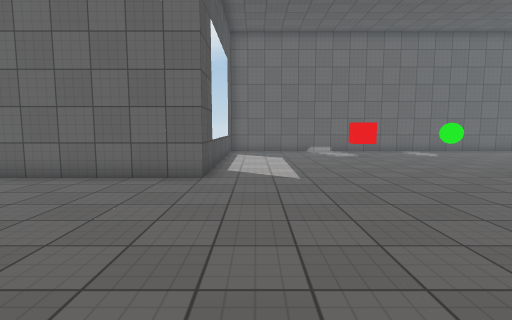
view 1 (above)

16 first-person views from a walk through a 3-D level made in the Unity game engine. The camera is 1.4 m above the floor, tilts 6° down and sees 80° across. The floor is counted in squares, 1 m on a side. Each view is taken from the middle of a square. On the plan, view 1 faces up. The plan holds only what a view shows up to about 14 squares ahead; the rest is blank. The player is left out. Surface patterns are stand-ins for the level's own textures.

view 2
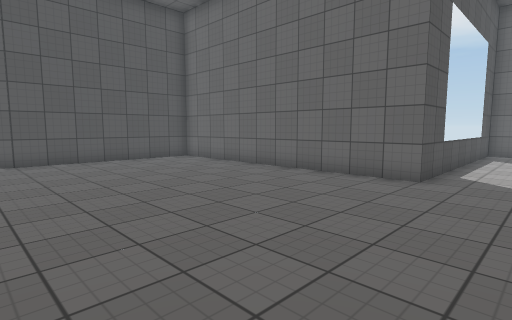

view 3
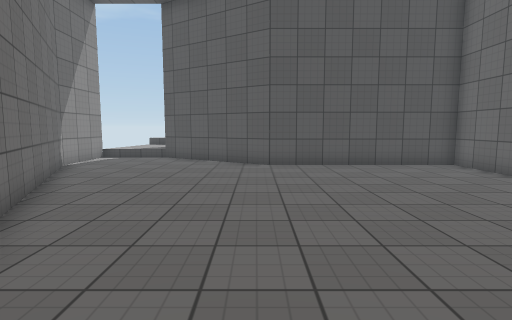

view 4
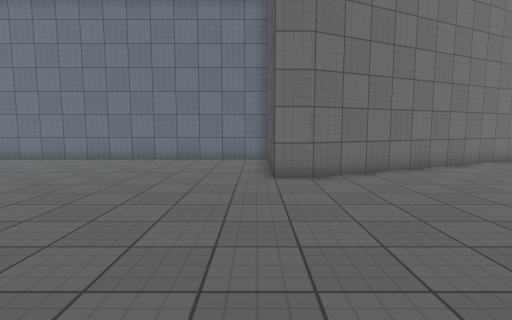

view 5
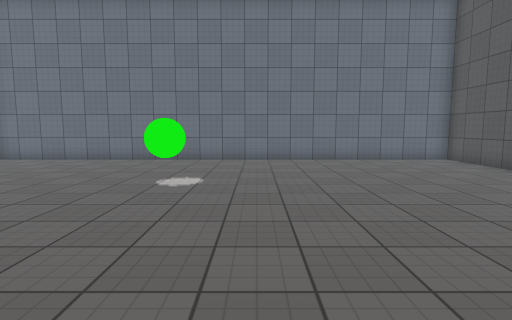

view 6
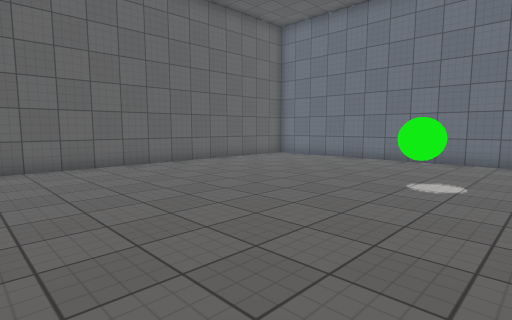

view 7
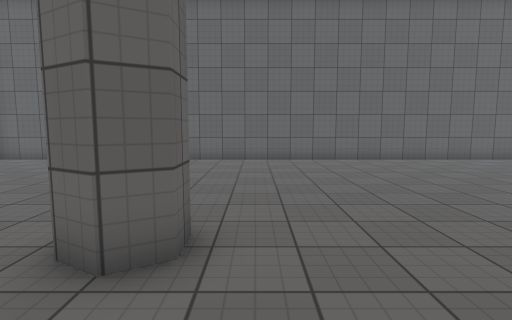

view 8
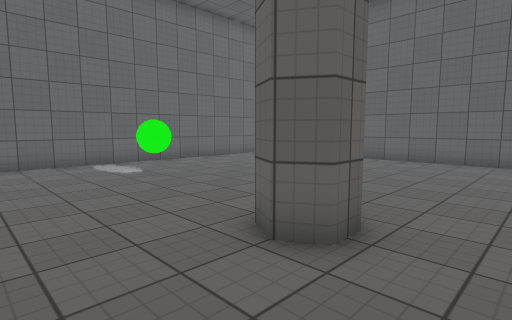

view 9
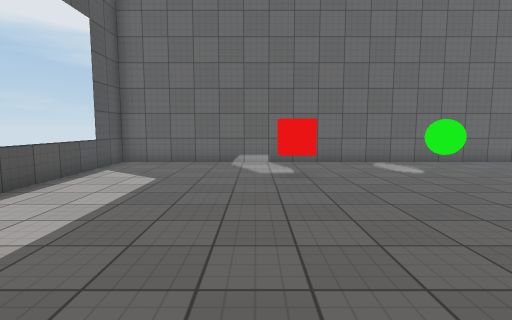

view 10
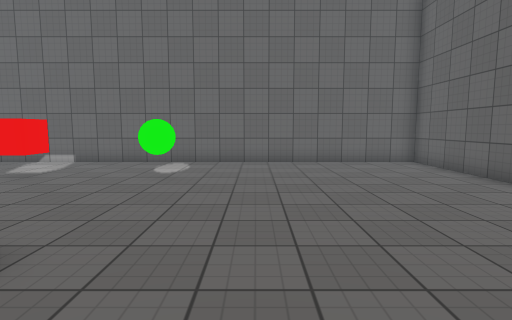

view 11
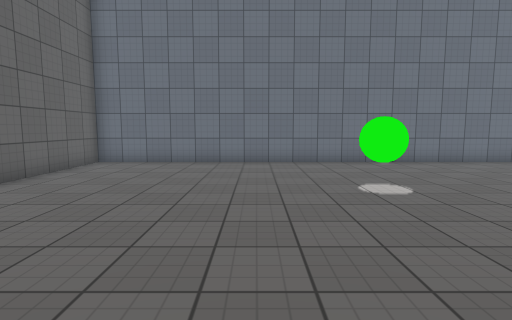

view 12
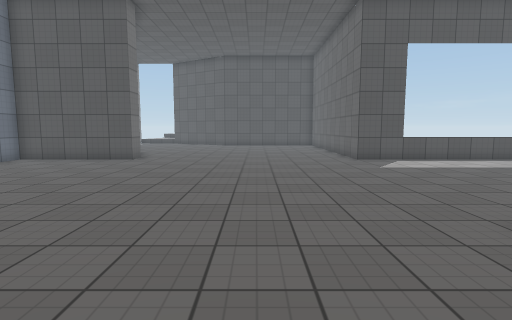

view 13
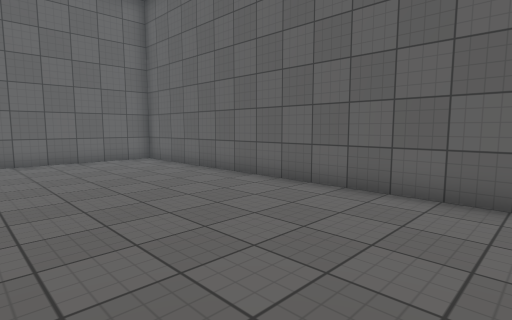

view 14
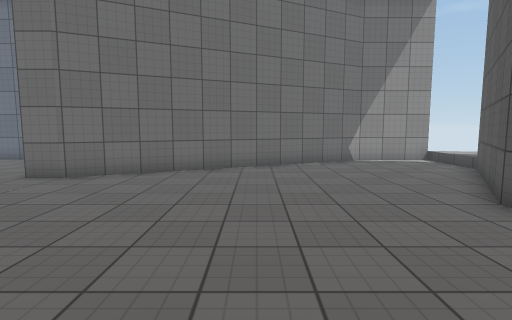

view 15
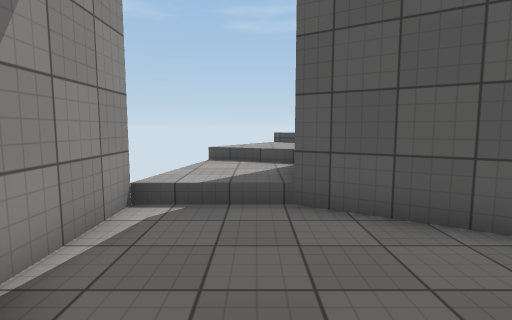

view 16
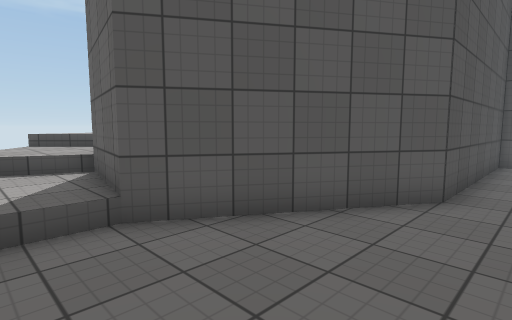

### Floor plan
Points are (right, up) in squares from view 1. A wall is a line through its corners. A room is listed if a view was taken in it or the views show most of it. See-through windows are left out.
Room 1 (views 1, 2, 3, 4, 5, 6, 7, 8, 9, 10, 11, 12, 13, 14, 15, 16)
walls: (9, 7.8) (8.1, 7.8) (7.8, 8.5) (8.1, 9.2); (-15.6, -6.3) (-12.5, -6.3) (-2.5, -1.5) (-1.5, -1.5) (-1.5, -6.5) (18.5, -6.5) (18.5, 18.5) (-1.5, 18.5) (-1.5, 8.5) (-12.5, 8.5) (-12.5, 1.5) (-15.5, -3.3) (-18.5, -2.7)
ways out: opening at (-19.7, -3)
objects: red cube (5, 15); green ball (9, -1); green ball (9, 14) to (9, 15)

Where each view was taken, in squares from view 1:
view 1: 0 up, 0 right, facing up
view 2: 0 up, 1 right, facing up-left
view 3: 1 up, 1 left, facing left
view 4: 7 up, 1 left, facing down
view 5: 7 up, 7 right, facing down
view 6: 7 up, 7 right, facing down-right
view 7: 7 up, 5 right, facing right
view 8: 6 up, 5 right, facing up-right
view 9: 6 up, 4 right, facing up
view 10: 6 up, 12 right, facing up
view 11: 6 up, 12 right, facing down
view 12: 4 up, 12 right, facing left
view 13: 5 up, 12 right, facing up-right
view 14: 7 up, 8 left, facing down
view 15: 4 down, 10 left, facing left
view 16: 5 down, 11 left, facing up-left
